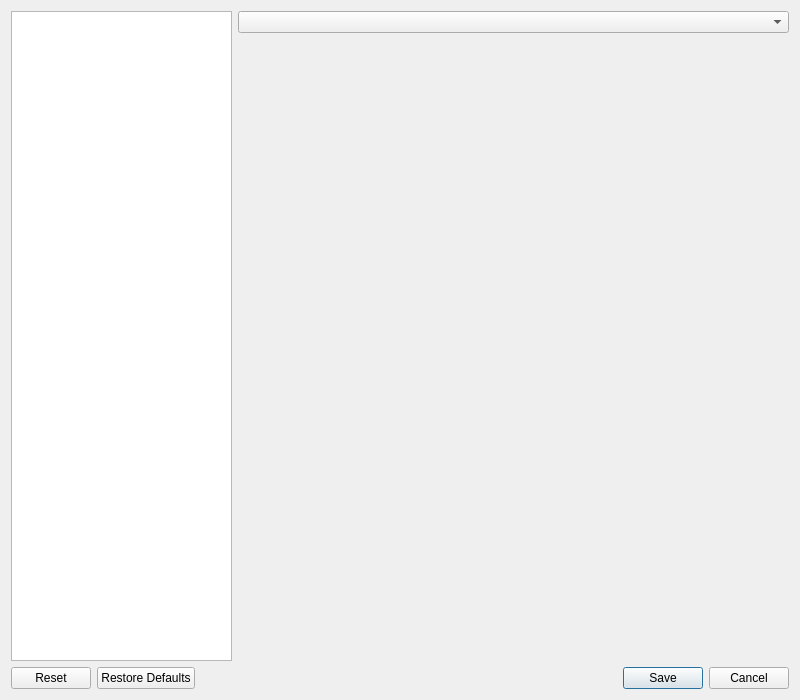
<?xml version="1.0" encoding="UTF-8"?>
<ui version="4.0">
 <class>SettingsWindow</class>
 <widget class="QDialog" name="SettingsWindow">
  <property name="windowModality">
   <enum>Qt::ApplicationModal</enum>
  </property>
  <property name="geometry">
   <rect>
    <x>0</x>
    <y>0</y>
    <width>800</width>
    <height>700</height>
   </rect>
  </property>
  <property name="windowTitle">
   <string>Settings</string>
  </property>
  <layout class="QGridLayout" name="gridLayout">
   <item row="1" column="1">
    <widget class="QStackedWidget" name="stacked_pages">
     <property name="sizePolicy">
      <sizepolicy hsizetype="Preferred" vsizetype="Preferred">
       <horstretch>25</horstretch>
       <verstretch>0</verstretch>
      </sizepolicy>
     </property>
     <widget class="GeneralSettingsPage" name="general_settings_page"/>
     <widget class="DecklistImportSettingsPage" name="decklist_import_settings_page"/>
     <widget class="PageSizePrintingSettingsPage" name="page_size_page"/>
     <widget class="HidePrintingsPage" name="hide_printings_page"/>
     <widget class="DebugSettingsPage" name="debug_settings_page"/>
    </widget>
   </item>
   <item row="0" column="1">
    <widget class="QComboBox" name="page_selection_combo_box"/>
   </item>
   <item row="0" column="0" rowspan="2">
    <widget class="QListView" name="page_selection_list_view">
     <property name="sizePolicy">
      <sizepolicy hsizetype="Expanding" vsizetype="Expanding">
       <horstretch>10</horstretch>
       <verstretch>0</verstretch>
      </sizepolicy>
     </property>
     <property name="editTriggers">
      <set>QAbstractItemView::NoEditTriggers</set>
     </property>
     <property name="iconSize">
      <size>
       <width>22</width>
       <height>22</height>
      </size>
     </property>
     <property name="uniformItemSizes">
      <bool>true</bool>
     </property>
    </widget>
   </item>
   <item row="2" column="0" colspan="2">
    <widget class="QDialogButtonBox" name="button_box">
     <property name="standardButtons">
      <set>QDialogButtonBox::Cancel|QDialogButtonBox::Reset|QDialogButtonBox::RestoreDefaults|QDialogButtonBox::Save</set>
     </property>
    </widget>
   </item>
  </layout>
 </widget>
 <customwidgets>
  <customwidget>
   <class>GeneralSettingsPage</class>
   <extends>QWidget</extends>
   <header>mtg_proxy_printer.ui.settings_window_pages</header>
   <container>1</container>
  </customwidget>
  <customwidget>
   <class>DecklistImportSettingsPage</class>
   <extends>QWidget</extends>
   <header>mtg_proxy_printer.ui.settings_window_pages</header>
   <container>1</container>
  </customwidget>
  <customwidget>
   <class>PageSizePrintingSettingsPage</class>
   <extends>QWidget</extends>
   <header>mtg_proxy_printer.ui.settings_window_pages</header>
   <container>1</container>
  </customwidget>
  <customwidget>
   <class>HidePrintingsPage</class>
   <extends>QWidget</extends>
   <header>mtg_proxy_printer.ui.settings_window_pages</header>
   <container>1</container>
  </customwidget>
  <customwidget>
   <class>DebugSettingsPage</class>
   <extends>QWidget</extends>
   <header>mtg_proxy_printer.ui.settings_window_pages</header>
   <container>1</container>
  </customwidget>
 </customwidgets>
 <resources/>
 <connections>
  <connection>
   <sender>button_box</sender>
   <signal>accepted()</signal>
   <receiver>SettingsWindow</receiver>
   <slot>accept()</slot>
   <hints>
    <hint type="sourcelabel">
     <x>284</x>
     <y>643</y>
    </hint>
    <hint type="destinationlabel">
     <x>157</x>
     <y>274</y>
    </hint>
   </hints>
  </connection>
  <connection>
   <sender>button_box</sender>
   <signal>rejected()</signal>
   <receiver>SettingsWindow</receiver>
   <slot>reject()</slot>
   <hints>
    <hint type="sourcelabel">
     <x>352</x>
     <y>643</y>
    </hint>
    <hint type="destinationlabel">
     <x>286</x>
     <y>274</y>
    </hint>
   </hints>
  </connection>
 </connections>
</ui>
